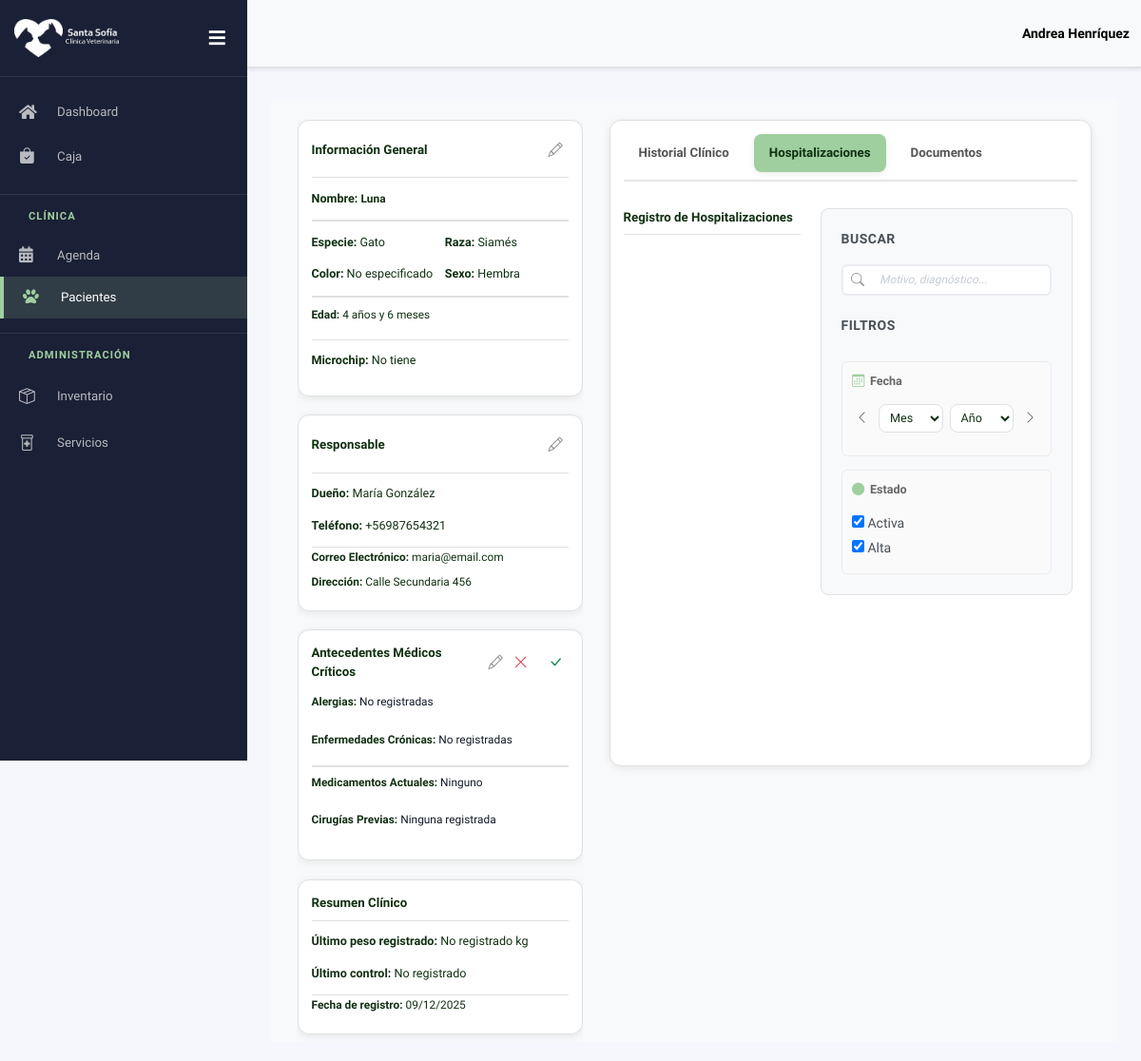
Before: /pacientes/2/?tab=hospital&hosp_id=12 (signed in) with the older database file.
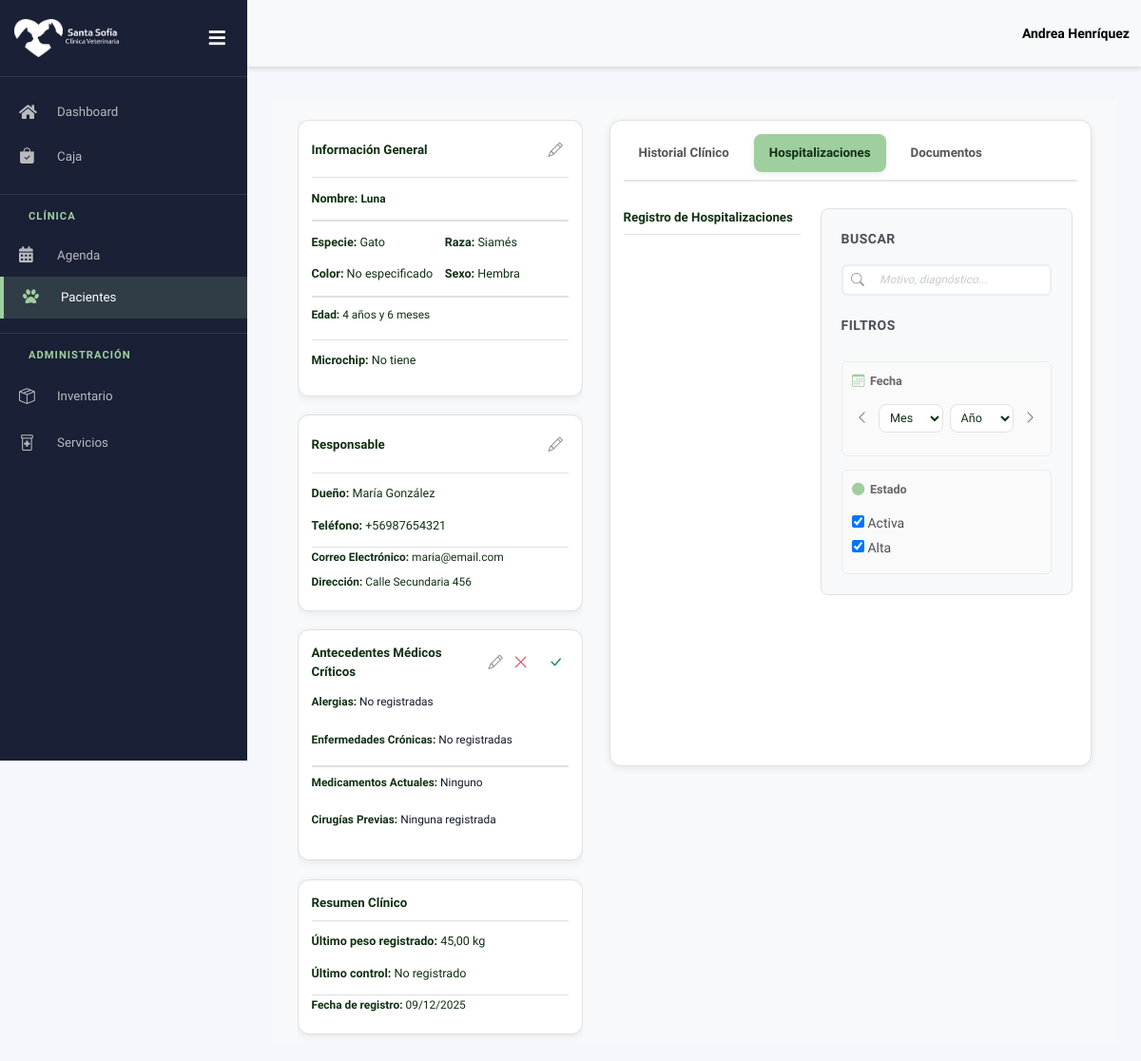
After: the same page with the newer database file.
### pacientes/models.py (models this page shows, shortened)
class Paciente(models.Model):
    ESPECIE_CHOICES = [
        ('perro', 'Perro'),
        ('gato', 'Gato'),
        ('otro', 'Otro'),
    ]
    SEXO_CHOICES = [
        ('M', 'Macho'),
        ('H', 'Hembra'),
    ]
    nombre = models.CharField(max_length=100)
    especie = models.CharField(max_length=20, choices=ESPECIE_CHOICES)
    raza = models.CharField(max_length=100, blank=True, null=True)
    color = models.CharField(max_length=50, blank=True, null=True)
    sexo = models.CharField(max_length=1, choices=SEXO_CHOICES)
    fecha_nacimiento = models.DateField(blank=True, null=True)
    edad_anos = models.IntegerField(blank=True, null=True)
    edad_meses = models.IntegerField(blank=True, null=True)
    microchip = models.CharField(max_length=50, blank=True, null=True, unique=True)
    ultimo_peso = models.DecimalField(max_digits=6, decimal_places=2, blank=True, null=True)
    alergias = models.TextField(blank=True, null=True, help_text="Ej: alergia al pollo, penicilina")
    enfermedades_cronicas = models.TextField(blank=True, null=True, help_text="Ej: diabetes, artritis")
    medicamentos_actuales = models.TextField(blank=True, null=True, help_text="Medicamentos que está tomando actualmente")
    cirugia_previa = models.TextField(blank=True, null=True, help_text="Cirugías previas realizadas")
    propietario = models.ForeignKey(Propietario, on_delete=models.CASCADE, related_name='mascotas')
    activo = models.BooleanField(default=True)
    fecha_registro = models.DateTimeField(auto_now_add=True)
    class Meta:
        verbose_name = 'Paciente'
        verbose_name_plural = 'Pacientes'
        ordering = ['-fecha_registro']
    @property
    def edad_formateada(self):
        if self.fecha_nacimiento:
            hoy = date.today()
            delta = relativedelta(hoy, self.fecha_nacimiento)
            if delta.years > 0 and delta.months > 0:
                return f"{delta.years} año{'s' if delta.years != 1 else ''} y {delta.months} mes{'es' if delta.months != 1 else ''}"
            elif delta.years > 0:
                return f"{delta.years} año{'s' if delta.years != 1 else ''}"
            elif delta.months > 0:
                return f"{delta.months} mes{'es' if delta.months != 1 else ''}"
            else:
                return f"{delta.days} día{'s' if delta.days != 1 else ''}"
        elif self.edad_anos is not None:
            texto = f"{self.edad_anos} año{'s' if self.edad_anos != 1 else ''}"
            if self.edad_meses:
                texto += f" y {self.edad_meses} mes{'es' if self.edad_meses != 1 else ''}"
            return f"~{texto} (estimado)"
        return "No especificada"

class Propietario(models.Model):
    nombre = models.CharField(max_length=100)
    apellido = models.CharField(max_length=100)
    telefono = models.CharField(max_length=20, blank=True, null=True)
    email = models.EmailField(blank=True, null=True)
    direccion = models.TextField(blank=True, null=True)
    fecha_registro = models.DateTimeField(auto_now_add=True)
    class Meta:
        verbose_name = 'Propietario'
        verbose_name_plural = 'Propietarios'
        ordering = ['apellido', 'nombre']
    @property
    def nombre_completo(self):
        return f"{self.nombre} {self.apellido}"

### pacientes/views.py (the view, shortened to what this page needs)
# urls.py: path('<int:paciente_id>/', views.ficha_mascota_view, name='ficha_mascota'),
@login_required
def ficha_mascota_view(request, paciente_id):
    print("\n" + "="*80)
    print(f"🔍 FICHA_MASCOTA_VIEW EJECUTANDOSE - Paciente ID: {paciente_id}")
    print("="*80 + "\n", flush=True)
    from cuentas.models import CustomUser
    paciente = get_object_or_404(Paciente, id=paciente_id)
    consultas = paciente.consultas.select_related('veterinario').prefetch_related('medicamentos').all()
    hoy = timezone.localdate()
    citas_agendadas = (
        Cita.objects.filter(paciente=paciente, fecha__gte=hoy)
        .exclude(estado__in=['completada', 'realizada'])
        .select_related('veterinario', 'servicio')
        .order_by('fecha', 'hora_inicio')
    )
    print(f"📅 Fecha hoy: {hoy}")
    print(f"📋 Total citas agendadas encontradas: {citas_agendadas.count()}")
    for cita in citas_agendadas:
        print(f"   └─ Cita ID {cita.id}: {cita.fecha} {cita.hora_inicio}-{cita.hora_fin} | Vet: {cita.veterinario.nombre} | Servicio: {cita.servicio.nombre if cita.servicio else 'Sin servicio'}")
    print("", flush=True)
    hospitalizaciones = paciente.hospitalizaciones.all() if hasattr(paciente, 'hospitalizaciones') else []
    examenes = paciente.examenes.all() if hasattr(paciente, 'examenes') else []
    documentos = paciente.documentos.all() if hasattr(paciente, 'documentos') else []
    veterinarios = CustomUser.objects.filter(rol='veterinario').order_by('nombre', 'apellido')
    if veterinarios.count() == 0:
        veterinarios = CustomUser.objects.exclude(
            rol__in=['administracion', 'recepcion']
        ).order_by('nombre', 'apellido')
    if veterinarios.count() == 0:
        veterinarios = CustomUser.objects.all().order_by('nombre', 'apellido')
    propietarios = Propietario.objects.all().order_by('nombre', 'apellido')
    paciente_data = {
        'id': paciente.id,
        'nombre': paciente.nombre,
        'especie': paciente.especie,
        'peso': float(paciente.ultimo_peso) if paciente.ultimo_peso else None,
        'edad': paciente.edad_formateada,
        'propietario': paciente.propietario.nombre_completo,
    }
    orden_timeline = request.GET.get('orden_timeline', 'asc').lower()
    if orden_timeline not in ['asc', 'desc']:
        orden_timeline = 'asc'
    from datetime import time as _time
    def _normalize_event_dt_local(obj):
        try:
            if hasattr(obj, 'hora_inicio'):
                base_date = obj.fecha
                base_time = getattr(obj, 'hora_inicio', None) or _time.min
                dt = datetime.combine(base_date, base_time)
            else:
                dt_value = getattr(obj, 'fecha', None)
                if isinstance(dt_value, datetime):
                    dt = dt_value
                else:
                    dt = datetime.combine(dt_value, _time.min)
            if timezone.is_naive(dt):
                dt = timezone.make_aware(dt, timezone.get_current_timezone())
            return dt
        except Exception:
            today = timezone.localdate()
            fallback = datetime.combine(today, _time.min)
            return timezone.make_aware(fallback, timezone.get_current_timezone())
    timeline_items = []
    timeline_items = sorted(
        timeline_items,
        key=lambda item: item['sort_key'],
        reverse=(orden_timeline == 'desc')
    )
    context = {
        'paciente': paciente,
        'paciente_data_json': paciente_data,
        'consultas': consultas,
        'citas_agendadas': citas_agendadas,
        'hospitalizaciones': hospitalizaciones,
        'examenes': examenes,
        'documentos': documentos,
        'veterinarios': veterinarios,  # ⭐ AGREGAR VETERINARIOS
        'propietarios': propietarios,  # ⭐ AGREGAR PROPIETARIOS
        'timeline_items': timeline_items,
        'orden_timeline': orden_timeline,
    }
    return render(request, 'consulta/ficha_mascota.html', context)

### cuentas/models.py (called while the page is built)
    def get_rol_display_custom(self):
        if self.is_staff and self.is_superuser:
            return 'Administración'
        return self.get_rol_display()

### clinica/templates/consulta/ficha_mascota.html (shortened to what the changed rows need)
{% extends 'partials/base.html' %}
{% load static %}
{% block extra_css %}
<link rel="stylesheet" href="{% static 'css/custom/pacientes.css' %}">
<link rel="stylesheet" href="{% static 'css/custom/consulta_inventario.css' %}">
<link rel="stylesheet" href="{% static 'css/custom/hospitalizaciones.css' %}">
{% endblock %}
{% block content %}
<div class="container-fluid py-4">
    <div class="general-container">
        <div class="general-information">
            <div class="section personal-info">
                <div class="section-header-with-edit">
                    <h2>Información General</h2>
                </div>
                <div class="info" id="infoGeneral">
                    <div class="info-row info-row-full paciente-nombre-row">
                        <p><strong>Nombre:</strong> <span class="view-mode paciente-nombre-display">{{ paciente.nombre }}</span>
                        </p>
                    </div>
                    <div class="info-row">
                        <p><strong>Especie:</strong> <span class="view-mode">{{ paciente.especie }}</span>
                        </p>
                        <p><strong>Raza:</strong> <span class="view-mode">{{ paciente.raza|default:"No especificada" }}</span>
                        </p>
                        <p><strong>Color:</strong> <span class="view-mode">{{ paciente.color|default:"No especificado" }}</span>
                        </p>
                    </div>
                    <div class="edad-section">
                        <p><strong>Edad:</strong> <span class="view-mode">{{ paciente.edad_formateada }}</span></p>
                    </div>
                    <div class="info-row info-row-full">
                        <p><strong>Microchip:</strong> <span class="view-mode">{{ paciente.microchip|default:"No tiene" }}</span>
                        </p>
                    </div>
                </div>
            </div>
            <div class="section responsable-section">
                <div class="section-header-with-edit">
                    <h2>Responsable</h2>
                </div>
                <div class="info" id="infoResponsable">
                    <div class="info-row">
                        <div>
                            <p><strong>Dueño:</strong>
                                <span class="view-mode">{{ paciente.propietario.nombre_completo }}</span>
                            </p>
                        </div>
                        <p><strong>Teléfono:</strong>
                            <span class="view-mode">{{ paciente.propietario.telefono|default:"No registrado" }}</span>
                        </p>
                    </div>
                    <p><strong>Correo Electrónico:</strong>
                        <span class="view-mode">{{ paciente.propietario.email|default:"No registrado" }}</span>
                    </p>
                    <p><strong>Dirección:</strong>
                        <span class="view-mode">{{ paciente.propietario.direccion|default:"No registrada" }}</span>
                    </p>
                </div>
            </div>
            {% if user.rol != 'recepcion' %}
            <div class="section resumen-clinico antecedentes-compact">
                <div class="section-header-with-edit">
                    <h2>Antecedentes Médicos Críticos</h2>
                    <button class="btn-edit-icon" id="btnEditarAntecedentes" title="Editar antecedentes">
                        <i class="bi bi-pencil"></i>
                    </button>
                    <div id="btnEditAntecedentesActions" style="display:none;">
                        <button class="btn-edit-icon btn-cancel" id="btnCancelarAntecedentes" title="Cancelar">
                            <i class="bi bi-x-lg"></i>
                        </button>
                        <button class="btn-edit-icon btn-save" id="btnGuardarAntecedentes" title="Guardar">
                            <i class="bi bi-check-lg"></i>
                        </button>
                    </div>
                </div>
                <div class="info" id="infoAntecedentes">
                    <div class="info-row">
                        <p>
                            <strong>Alergias:</strong>
                            <span class="view-mode">{{ paciente.alergias|default:"No registradas" }}</span>
                        </p>
                        <p>
                            <strong>Enfermedades Crónicas:</strong>
                            <span class="view-mode">{{ paciente.enfermedades_cronicas|default:"No registradas" }}</span>
                        </p>
                    </div>
                    <div class="info-row">
                        <p>
                            <strong>Medicamentos Actuales:</strong>
                            <span class="view-mode">{{ paciente.medicamentos_actuales|default:"Ninguno" }}</span>
                        </p>
                        <p>
                            <strong>Cirugías Previas:</strong>
                            <span class="view-mode">{{ paciente.cirugia_previa|default:"Ninguna registrada" }}</span>
                        </p>
                    </div>
                </div>
            </div>
            {% endif %}
            {% if user.rol != 'recepcion' %}
            <div class="section resumen-clinico">
                <h2>Resumen Clínico</h2>
                <div class="info">
                    <div class="info-row">
                        <p><strong>Último peso registrado:</strong> {{ paciente.ultimo_peso|default:"No registrado" }} kg</p>
                        <p><strong>Último control:</strong>
                            {% if paciente.consultas.first %}
                            {{ paciente.consultas.first.fecha|date:"d/m/Y H:i" }}
                            {% else %}
                            No registrado
                            {% endif %}
                        </p>
                    </div>
                    <p><strong>Fecha de registro:</strong> {{ paciente.fecha_registro|date:"d/m/Y" }}</p>
                </div>
            </div>
            {% endif %}
        </div>
    </div>
</div>
{% endblock %}

Changed rows visible on the page:
changed Paciente "Gato": ultimo_peso "No registrado" → "45,00"
